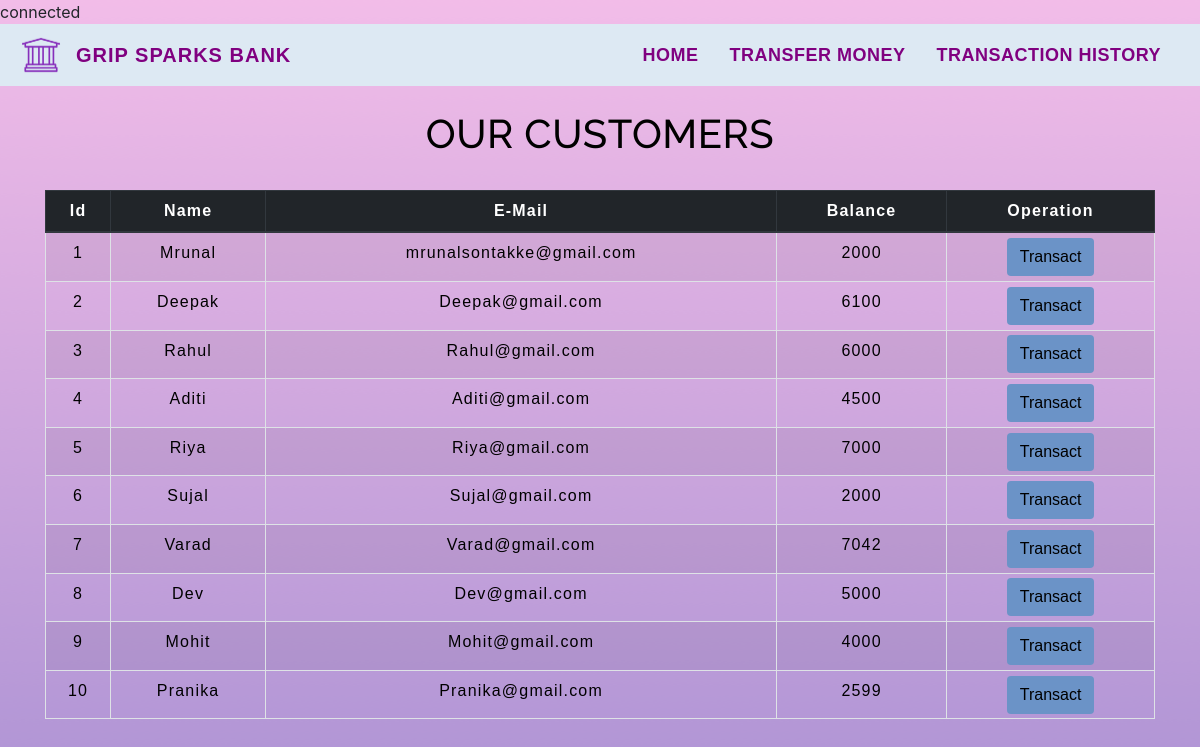
The app's page /transfermoney.php with its own data.
### tables this page shows
CREATE TABLE `users` (
  `id` int(5) NOT NULL,
  `name` text NOT NULL,
  `email` varchar(25) NOT NULL,
  `balance` int(10) NOT NULL
);

### transfermoney.php (the view, shortened to what this page needs)
<!DOCTYPE html>
<html lang="en">
<head>
    <link rel="stylesheet" href="https://maxcdn.bootstrapcdn.com/bootstrap/4.0.0/css/bootstrap.min.css">
    <link rel="stylesheet" type="text/css" href="css/table.css">
    <link rel="stylesheet" type="text/css" href="css/navbar.css">
    <link rel="stylesheet" type="text/css" href="css/transition.css">
</head>
<body style="background-image:url(./img/bg4.png);
    background-position:center;
    background-attachment:fixed;
    background-repeat: no-repeat;
    background-size: cover;">
<?php
    include 'config.php';
    $sql = "SELECT * FROM users";
    $result = mysqli_query($conn,$sql);
?>
<?php
  include 'navbar.php';
?>
<div class="container">
        <div class="main">
        <h2 class="text-center pt-4" style="color : black;">OUR CUSTOMERS</h2>
        </div><br>
            <div class="row">
                <div class="col">
                    <div class="table-responsive-sm">
                    <table class="table table-hover table-sm table-striped table-condensed table-bordered" style="border-color:black;">
                        <thead class="thead-dark">
                            <tr>
                            <th scope="col" class="text-center py-2">Id</th>
                            <th scope="col" class="text-center py-2">Name</th>
                            <th scope="col" class="text-center py-2">E-Mail</th>
                            <th scope="col" class="text-center py-2">Balance</th>
                            <th scope="col" class="text-center py-2">Operation</th>
                            </tr>
                        </thead>
                        <tbody>
                <?php
                    while($rows=mysqli_fetch_assoc($result)){
                ?>
                    <tr style="color : black;">
                        <td class="py-2"><?php echo $rows['id'] ?></td>
                        <td class="py-2"><?php echo $rows['name']?></td>
                        <td class="py-2"><?php echo $rows['email']?></td>
                        <td class="py-2"><?php echo $rows['balance']?></td>
                        <td><a href="selecteduserdetail.php?id= <?php echo $rows['id'] ;?>"> <button type="button" class="btn" style="background-color:rgb(107, 147, 199); ;">Transact</button></a></td>
                    </tr>
                <?php
                    }
                ?>
                        </tbody>
                    </table>
                    </div>
                </div>
            </div>
         </div>
</body>
</html>

### css/table.css (style rules this page uses)
* { padding: 0; margin: 0; box-sizing: border-box; font-family: sans-serif; }
h2 { font-size: 40px; }
table { letter-spacing: 1.2px; }
td { text-align: center; }
button { border:none; background: #d9d9d9; transition: 1s; }

### css/navbar.css (style rules this page uses)
h2 { color: #f3efef; letter-spacing: 0.5px; font-family: raleway; }

### css/transition.css (style rules this page uses)
.main { animation: Transitionin 2s; }
.row { animation: tablein 1.5s; transition-delay: 3s; }
.table-responsive-sm { animation: table2 1.5s; transition-delay: 5s; }

### transfermoney.php (style rules this page uses)
button { transition: 1.5s; }
th { color : black; }

### records on screen
users: id "1", name "Mrunal", email "mrunalsontakke@gmail.com", balance "2000"
users: id "2", name "Deepak", email "Deepak@gmail.com", balance "6100"
users: id "3", name "Rahul", email "Rahul@gmail.com", balance "6000"
users: id "4", name "Aditi", email "Aditi@gmail.com", balance "4500"
users: id "5", name "Riya", email "Riya@gmail.com", balance "7000"
users: id "6", name "Sujal", email "Sujal@gmail.com", balance "2000"
users: id "7", name "Varad", email "Varad@gmail.com", balance "7042"
users: id "8", name "Dev", email "Dev@gmail.com", balance "5000"
users: id "9", name "Mohit", email "Mohit@gmail.com", balance "4000"
users: id "10", name "Pranika", email "Pranika@gmail.com", balance "2599"
